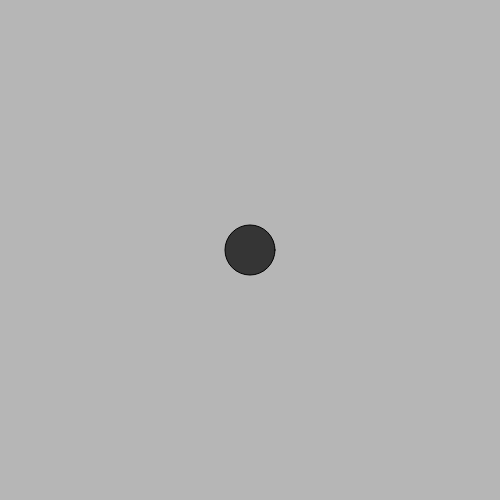
Frame 1 (no input)
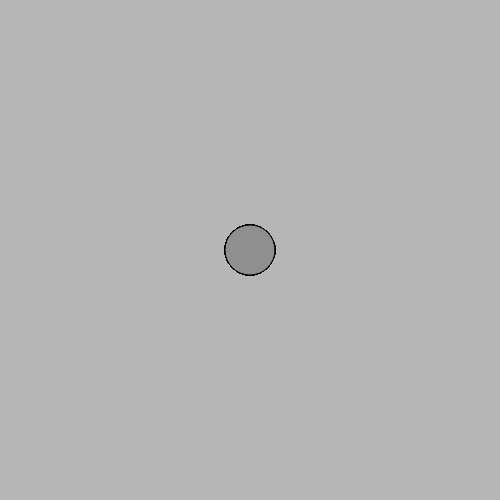
Frame 60 (no input)
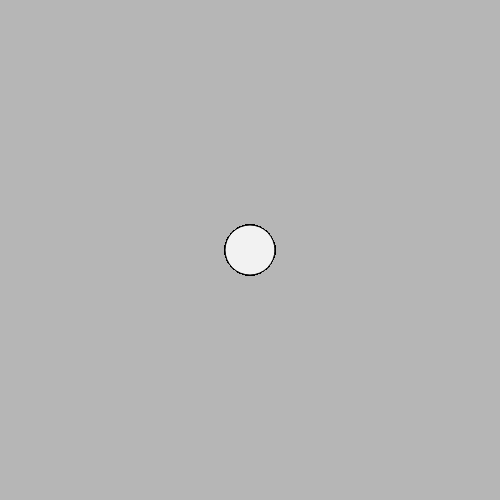
Frame 120 (the mouse pressed at the canvas centre since frame 60)

The p5.js sketch that drew these frames (run headless with seeded random() and noise() and a simulated clock; from frame 60 on, the mouse is pressed at the canvas centre):

// p5.js sketch
// ── sketch.js

let temp = 0;


function setup() {
  createCanvas(500,500);

  temp = random(255);


  background(temp);

  //if + is next to string then concatenation
  temp = "yayyyy " + (9000 + 1000 + temp); 

  //convert and returns a string
  console.log(temp);

}

function draw() {
  
  temp = random(255);

 fill(temp);
 ellipse(width/2, height/2, 50, 50);
}
